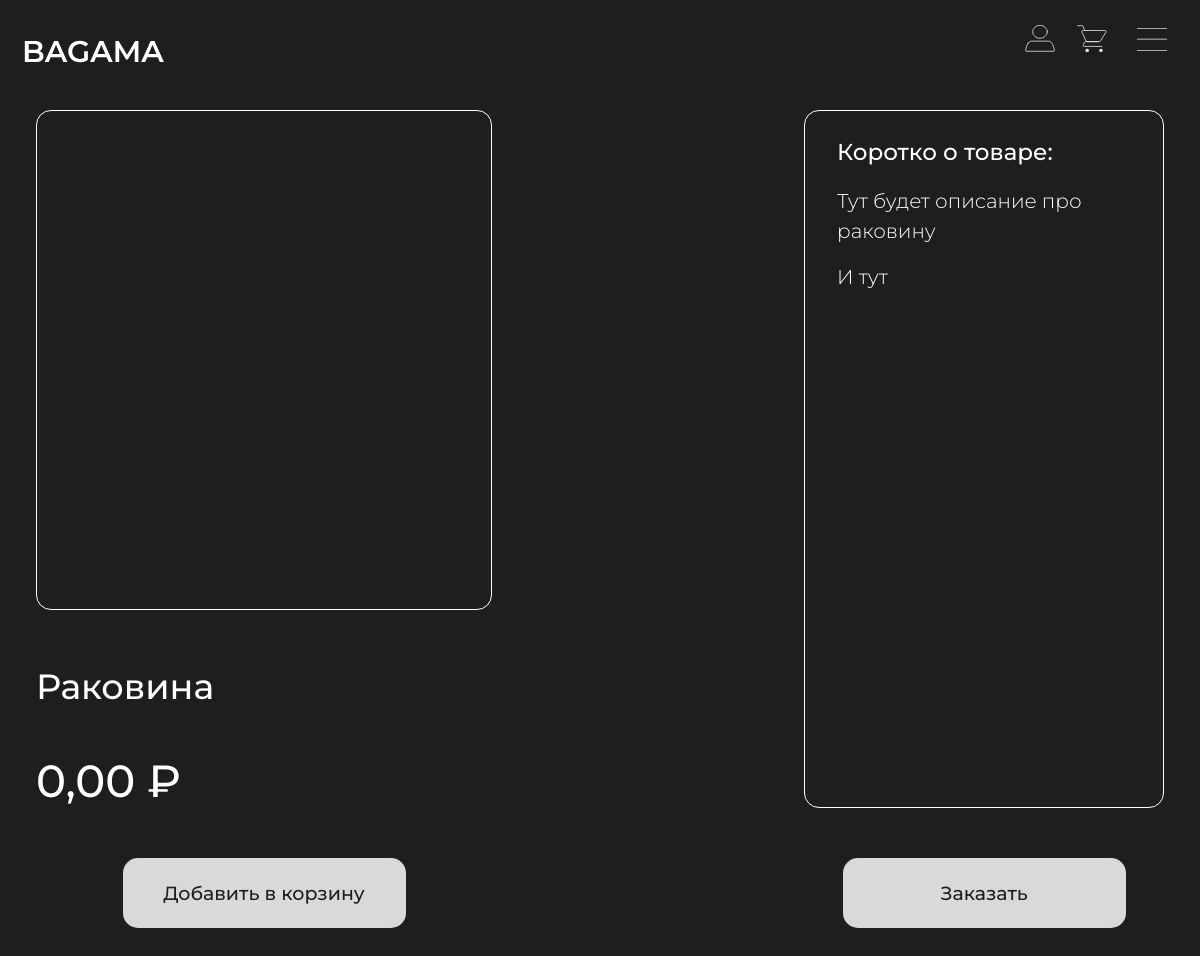
Before: /product/1 with the older database file.
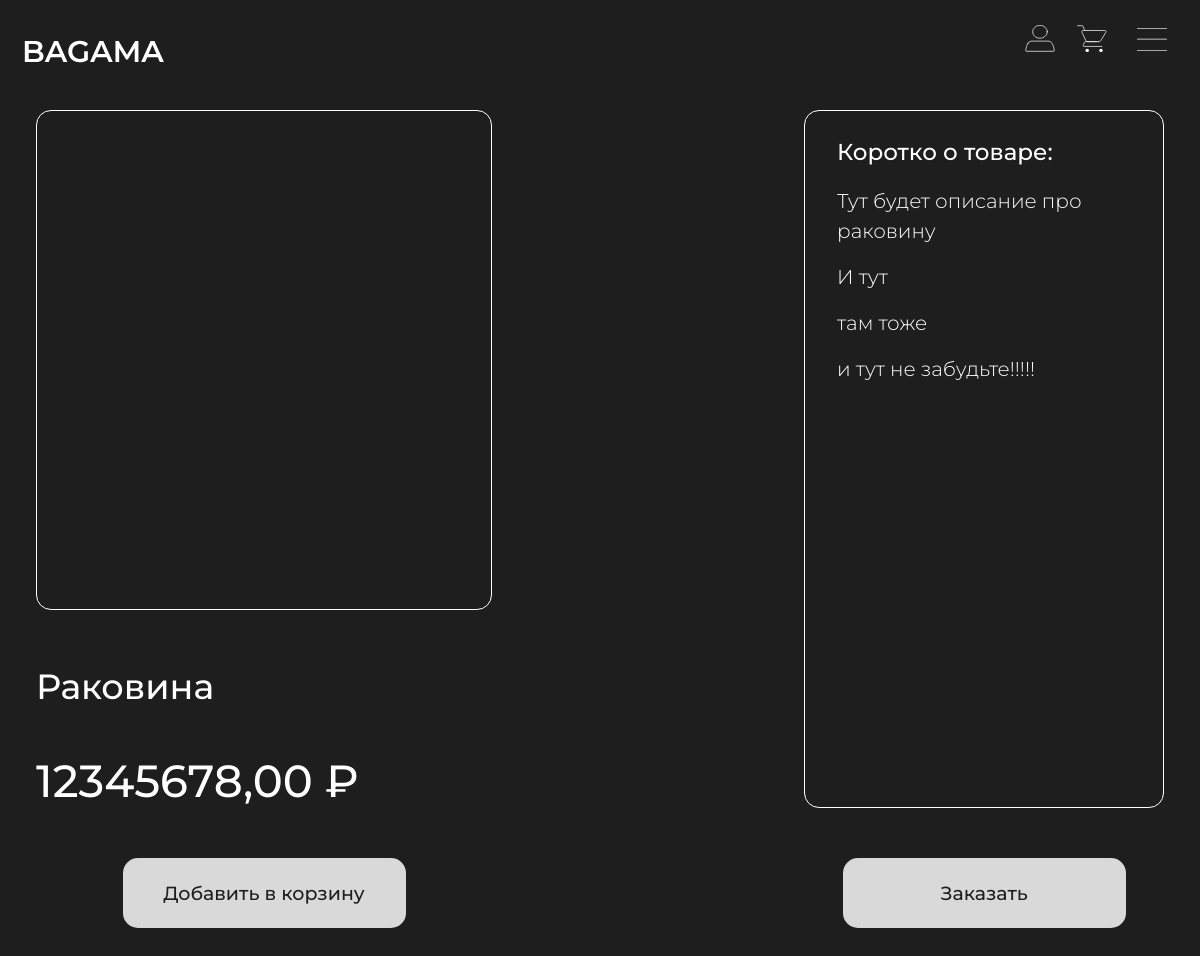
After: the same page with the newer database file.
### shop/models.py (models this page shows, shortened)
class Products(models.Model):
    title = models.CharField(max_length=100, verbose_name='Имя товара')
    description = models.TextField('Описание товара', max_length=1000)
    price = models.DecimalField(max_digits=10, decimal_places=2, verbose_name='Цена', default=0.00)
    category = models.ForeignKey(Categories, on_delete=models.CASCADE, verbose_name='Категория товара')
    preview = models.ImageField('Превью товара', upload_to='product/previews/%Y/%Y-%m-%d-%H-%M-%S/')
    top_status = models.BooleanField('Промо товар', default=False)
    created_date = models.DateTimeField(auto_now=True, verbose_name='Время создания')
    updated = models.DateTimeField(auto_now=True, verbose_name='Время последнего обновления')
    class Meta():
        verbose_name = 'продукт'
        verbose_name_plural = 'Продукты'

### shop/views.py (the view)
# urls.py: path('product/<int:product__id>', views.productpage, name='productpage'),
def productpage(request, product__id):
    print(product__id)
    product = get_object_or_404(Products, id=product__id)
    product_photos = ProductsImages.objects.filter(product_id=product.id)
    print(product_photos)
    return render(request, 'shop/productpage.html', context={'product': product, 'photos': product_photos})

### shop/templatetags/replace_n.py (called while the page is built)
@register.filter(is_safe = True)
def replace_n(value):
    value = '<p>' + value + '</p>'
    return value.replace('\n', '</p><p>')

### shop/templates/shop/productpage.html (shortened to what this page needs)
{% extends 'shop/base.html' %}
{% load replace_n %}
{% load static %}
{% block head %}
<link rel="stylesheet" href="{% static 'shop/css/productpage.css' %}">
<link
  rel="stylesheet"
  href="https://cdn.jsdelivr.net/npm/swiper@9/swiper-bundle.min.css"/>
{% endblock head %}
{% block content %}
<div class="main-container">
    <div class="product">
        <div class="row justify-content-between">
            <div class="col-12 col-md-5" style="margin-bottom: 40px;">
                <div class="product-img">
                    <div class="swiper">
                    </div>
                </div>
                <div class="product-info">
                    <h2 class="product-title">{{product.title}}</h2>
                    <h3 class="product-price">{{product.price}} ₽</h3>
                </div>
                <div class="add-to-bascket-btn">
                    <a href="">Добавить в корзину</a>
                </div>
            </div>
            <div class="col-12 col-md-4" style="margin-bottom: 40px;">
                <div class="product-description">
                    <h5>Коротко о товаре:</h5>
                    <p>
                        {{product.description|replace_n|safe}}
                    </p>
                </div>
                <div class="order-btn">
                    <a href="">Заказать</a>
                </div>
            </div>
        </div>
    </div>
</div>
{% endblock content %}

### shop/templates/shop/base.html (shortened to what this page needs)
{% load static %}
<!DOCTYPE html>
<html lang="en">
<head>
    <link href="https://cdn.jsdelivr.net/npm/bootstrap@5.3.0-alpha3/dist/css/bootstrap.min.css" rel="stylesheet">
    <link rel="stylesheet" href="{% static 'shop/css/base.css' %}">
    {% block head %}{% endblock head %}
</head>
<body>
    <header>
        <div class="container-main">
            <div class="row justify-content-between align-items-center">
                <div class="col-1">
                    <a href="{% url 'indexpage' %}">
                        <img class="logo" src="{% static 'shop/images/BAGAMA.svg' %}" alt="Логотип Bagama">
                    </a>
                </div>
                <div class="col-6 col-md-2 nav-icons" style="margin-right: 2vw;">
                    <div class="row justify-content-center align-items-center text-center">
                        <div class="col-1 user" style="margin: 15px 15px;">
                            {% if user.is_authenticated %}
                                <div><img src="{% static 'shop/images/user.svg' %}" alt="Профиль"></div>
                                <div class="dropdown-content">
                                    <form method="POST" action="{% url 'logoutuser' %}">
                                        {% csrf_token %}
                                        <button type="submit">Выход</button>
                                    </form>
                                </div>
                            {% else %}
                            <a href="{% url 'loginuser' %}"><img src="{% static 'shop/images/user.svg' %}" alt="Профиль"></a>
                            {% endif %}
                        </div>
                        <div class="col-1" style="margin: 15px 15px;">
                            {% if user.is_authenticated %}
                                <a href="#"><img src="{% static 'shop/images/basket.svg' %}" alt="Корзина"></a>
                            {% else %}
                                <a href="{% url 'loginuser' %}"><img src="{% static 'shop/images/basket.svg' %}" alt="Корзина"></a>
                            {% endif %}
                        </div>
                        <div class="col-1" style="margin-left: 15px;">
                            <div class="nav-btn">
                                <button type="button"><img src="{% static 'shop/images/nav-btn.svg' %}" alt="Открыть меню" style="width: 30px;"></button>
                            </div>
                        </div>
                    </div>
                </div>
            </div>
        </div>
    </header>
    {% block content %}{% endblock content %}
</body>
</html>

### shop/static/shop/css/base.css (style rules this page uses)
body { background: #1E1E1E;; overflow-x: hidden; }
.container-main { margin-left: 2vw; margin-right: 1.5vw; margin-bottom: 10px; }
.nav-icons { height: 100px; }
.logo { width: 140px; }
.nav-icons img { width: 30px; }
.nav-btn button { background: 0; border: 0; }
.user { padding: 10px; position: relative; display: inline-block; }

### shop/static/shop/css/productpage.css (style rules this page uses)
.main-container { margin-left: 3vw; margin-right: 3vw; }
.product-img { position: relative; width: 100%; height: 500px; border: 1px solid #FFFFFF; border-radius: 15px; }
.swiper { height: 100%; }
.product-info { margin-top: 55px; }
.product-title { font-family: 'Montserrat'; font-style: normal; font-weight: 500; font-size: 35px; line-height: 43px; color: #FFFFFF; }
.product-price { margin-top: 45px; font-family: 'Montserrat'; font-style: normal; font-weight: 500; font-size: 45px; line-height: 55px; color: #FFFFFF; }
.product-description { width: 100%; height: calc(100% - 70px - 50px); border: 1px solid #FFFFFF; border-radius: 15px; padding-top: 24px; padding-bottom: 24px; padding-left: 32px; padding-right: 32px; }
.product-description h5 { font-family: 'Montserrat'; font-style: normal; font-weight: 500; font-size: 23px; line-height: 150%; color: #FFFFFF; margin-bottom: 10px; }
.product-description p { font-family: 'Montserrat'; font-style: normal; font-weight: 300; font-size: 20px; line-height: 150%; color: #FFFFFF; }
.add-to-bascket-btn, .order-btn { position: relative; background: #D9D9D9; border-radius: 15px; width: 283px; height: 70px; display: flex; align-items: center; justify-content: center; margin-top: 50px; margin-left: auto; margin-right: auto; transition: 0.3s; }
.add-to-bascket-btn a, .order-btn a { font-family: 'Montserrat'; font-style: normal; font-weight: 500; font-size: 19px; line-height: 23px; color: #1E1E1E; text-decoration: none; user-select: none; }

Changed rows visible on the page:
changed Products "Раковина": price "0,00" → "12345678,00"; description "Тут будет описание про раковину И тут" → "Тут будет описание про раковину И тут там тоже и тут не забудьте!!!!!"
